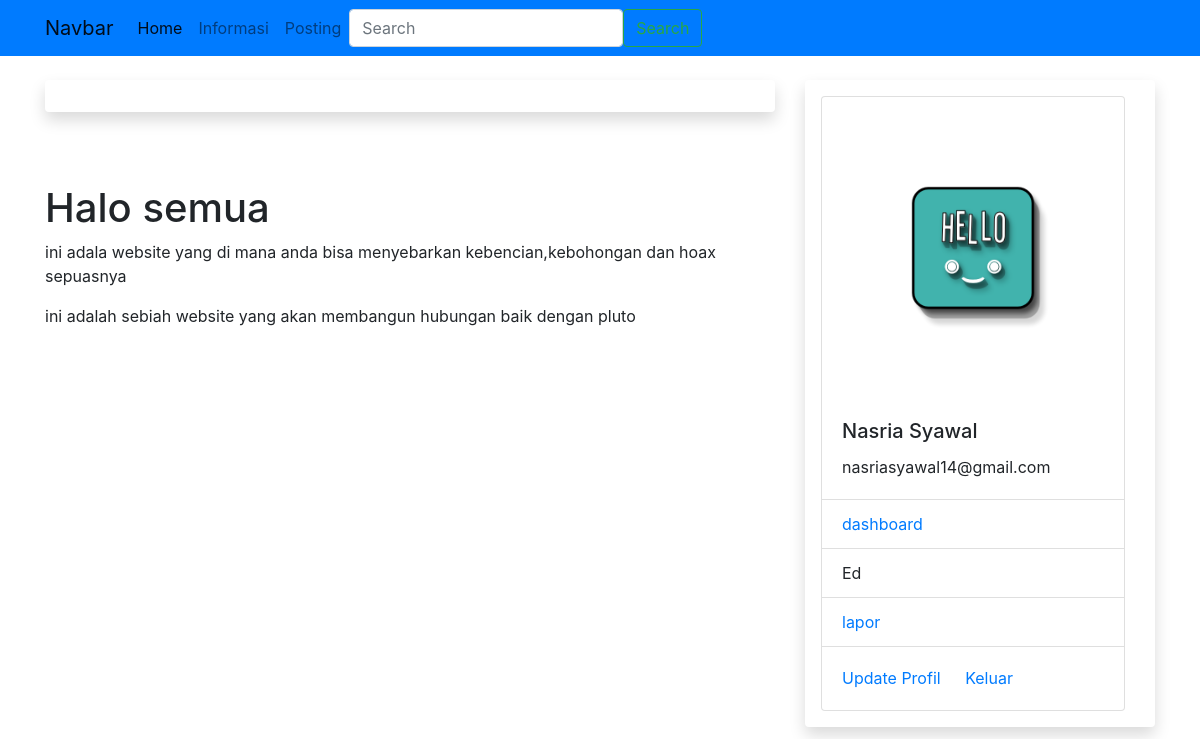
The page /tentang (signed in) on the database its author committed.
### sim/models.py (models this page shows, shortened)
class Tmahasiswa(db.Model,UserMixin): #tambahkan
    id = db.Column(db.Integer, primary_key=True)
    npm = db.Column(db.String(15), unique=True, nullable=False)
    nama = db.Column(db.String(20) , nullable=False)
    email = db.Column(db.String(20),unique=True, nullable=False)
    password = db.Column(db.String(60), nullable=False)
    kelas = db.Column(db.String(20), nullable=False)
    alamat = db.Column(db.String(100), nullable=False)
    foto = db.Column(db.String(20), nullable=False, default='default.jpg')
    pengaduans = db.relationship('Tpengaduan', backref='mahasiswa')#backref itu relasi/hubungan antar ttabel

### sim/mahasiswa/routes.py (the view)
@rmahasiswa.route("/tentang")
def tentang():
    return render_template("tentang.html")

### sim/models.py (called while the page is built)
@login_manager.user_loader
def load_user(mahasiswa_id):
    return Tmahasiswa.query.get(int(mahasiswa_id))

### sim/templates/tentang.html
{% extends "base.html" %}
{% block konten %}
<br>
<h1>Halo semua</h1>
<p>ini adala website yang di mana anda bisa menyebarkan kebencian,kebohongan dan hoax sepuasnya</p>
<p>ini adalah sebiah website yang akan membangun hubungan baik dengan pluto</p>
{% endblock %}

### sim/templates/base.html (shortened to what this page needs)
<!DOCTYPE html>
<html>
<head>
    <link rel="stylesheet" type="text/css" href="{{url_for('static',filename="css/bootstrap.min.css")}}">
    <link rel="stylesheet" type="text/css" href="{{url_for('static',filename="css/style.css")}}">
</head>
<body>
  <nav class="navbar navbar-expand-lg navbar-light bg-primary">
    <div class="container">
          <a class="navbar-brand" href="#">Navbar</a>
          <div class="collapse navbar-collapse" id="navbarSupportedContent">
            <ul class="navbar-nav me-auto mb-2 mb-lg-0">
              <li class="nav-item">
                <a class="nav-link active" aria-current="page" href="{{url_for('rmahasiswa.rumah')}}">Home</a>
              </li>
              <li class="nav-item">
                <a class="nav-link" href="{{url_for("rmahasiswa.informasi")}}">Informasi</a>
              </li>
              {% if current_user.is_authenticated %}
              <li class="nav-item">
                <a class="nav-link" href="{{url_for("rmahasiswa.agenda_inf")}}">Posting</a>
              </li>
              {% else %}
              <li class="nav-item">
                  <a class="nav-link" href="{{url_for("rmahasiswa.login")}}">Login</a></li>
              {%endif%}
            </ul>
            <form class="d-flex">
              <input class="form-control me-2" type="search" placeholder="Search" aria-label="Search">
              <button class="btn btn-outline-success" type="submit">Search</button>
            </form>
          </div>
        </div>
      </nav>
      <div class="container mt-4">
        <div class="row">
          <div class="col-md-8">
            <div class="shadow p-3 mb-5 bg- rounded">
            </div>
            {% block konten %}
            {% endblock %}
        </div>
        <div class="col-md-4">
        <div class="shadow p-3 mb-5 bg- rounded">
          {% if current_user.is_authenticated %}
          <div class="card" style="width: 19rem;">
            <img src="{{url_for('static', filename= 'foto/'+current_user.foto )}} " class="card-img-top" alt="...">
            <div class="card-body">
              <h5 class="card-title">{{current_user.nama}}</h5>
              <p class="card-text">{{current_user.email}}</p>
            </div>
            <ul class="list-group list-group-flush">
              <li class="list-group-item"><a href="{{url_for('rmahasiswa.akun')}}">dashboard</a> </li>
              <li class="list-group-item">Ed</li>
              <li class="list-group-item">
                <a href="{{url_for('rmahasiswa.laporan')}}">lapor</a>
              </li>
            </ul>
            <div class="card-body">
              <a href="{{url_for('rmahasiswa.edit')}}" class="card-link">Update Profil</a>
              <a href="{{url_for('rmahasiswa.keluar')}}" class="card-link">Keluar</a>
            </div>
          </div>
          {% else %}
          <h1>Menu Lain</h1>
          <li>data mahasiswa</li>
          <li>data dosen</li>
          {% endif %}
          </div>
        </div>
      </div>
    </div>
  </body>
</html>

### rows shown on the page
Tmahasiswa: foto (placeholder picture), nama "Nasria Syawal", email "nasriasyawal14@gmail.com"
